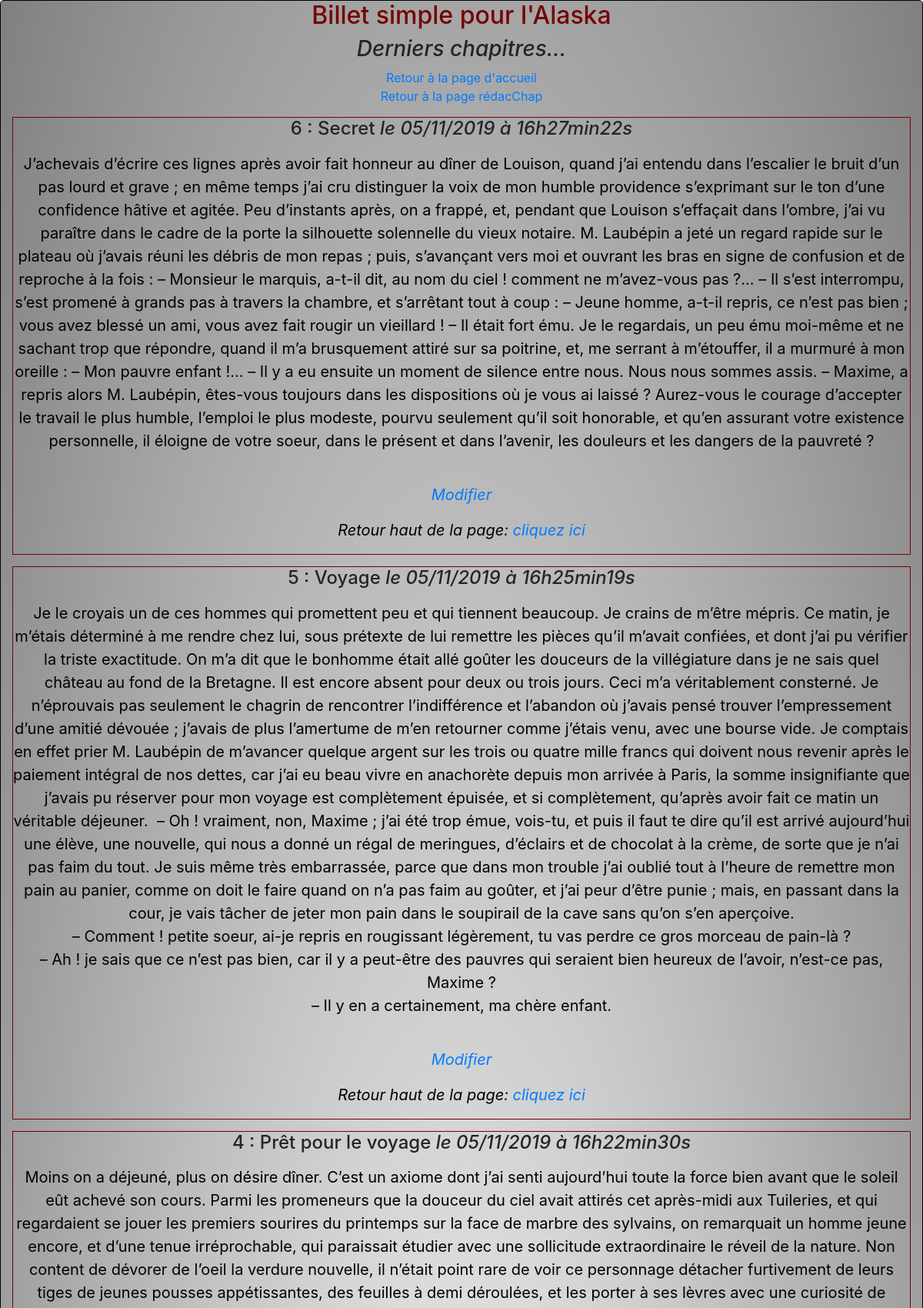
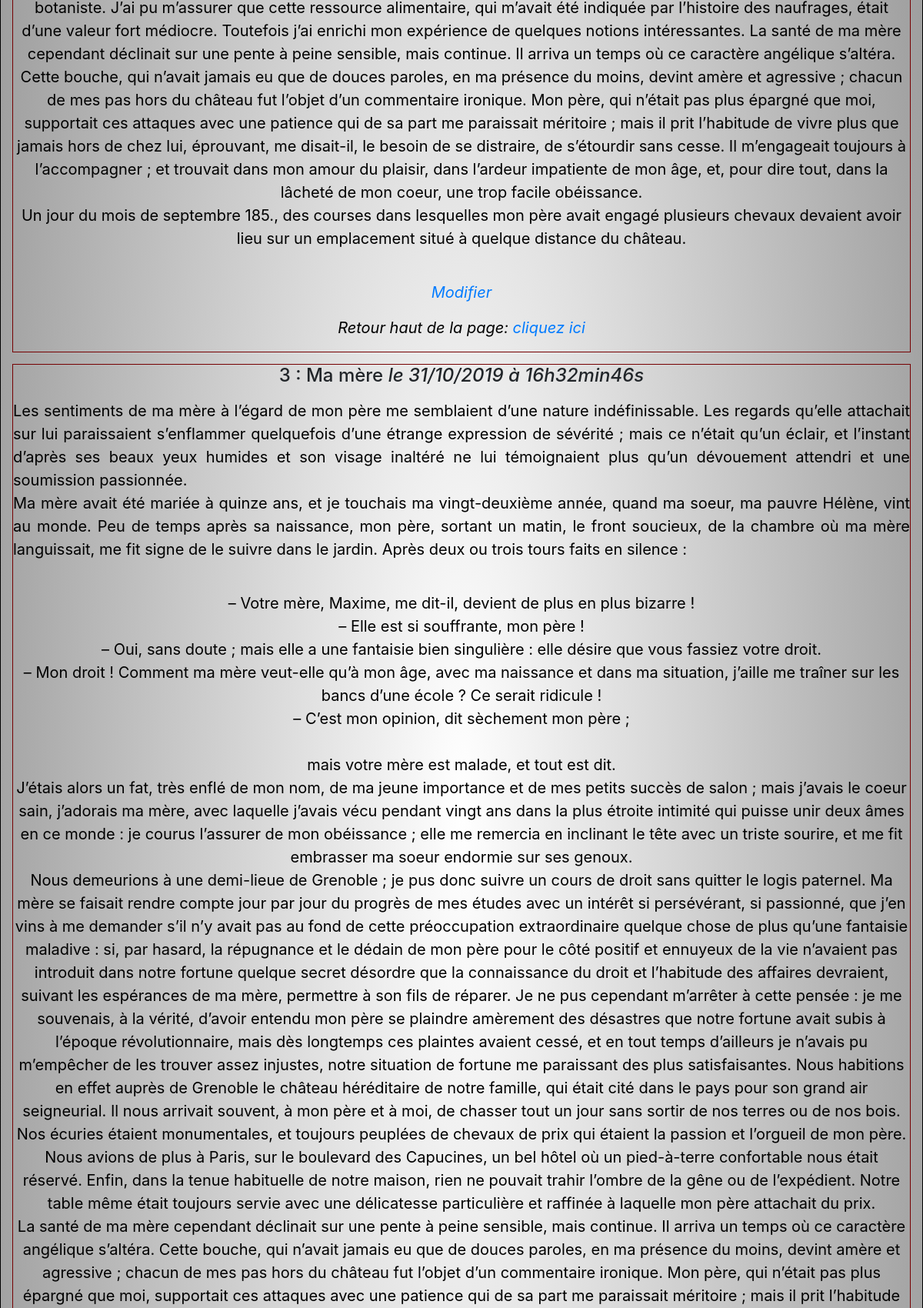
The app's page /index.php?action=listChapAdmin (signed in, upper part) with its own data (2 pictures, top to bottom).
### tables this page shows
CREATE TABLE IF NOT EXISTS `posts` (
  `id` int(11) NOT NULL AUTO_INCREMENT,
  `title` varchar(70) NOT NULL,
  `content` text NOT NULL,
  `creation_date` datetime NOT NULL,
  PRIMARY KEY (`id`)
);

### controller/backend.php (called while the page is built, shortened)
<?php
require_once('model/PostManager.php');
function listChapAdmin()
{
	$postManager = new PostManager();
	$posts = $postManager->getChapitresAdmin();
	require('view/backend/listChapAdmin.php');
}

### model/PostManager.php (called while the page is built, shortened)
<?php
class PostManager extends Manager
{
	public function getChapitresAdmin()
	{
		$db = $this->dbConnect();
		$req = $db->query('SELECT id, title, content, DATE_FORMAT(creation_date, \'%d/%m/%Y à %Hh%imin%ss\') AS creation_date_fr FROM posts ORDER BY creation_date DESC LIMIT 0, 50');
		return $req;
	}
}

### view/backend/listChapAdmin.php (the view, shortened to what this page needs)
<div class="vuChapComment">
  <div align="center">
   <h2 id="ancre haut de page">Billet simple pour l'Alaska</h2>
   <em><h3>Derniers chapitres...</h3></em>
   <a href="index.php">Retour à la page d'accueil</a><br>
   <a href="index.php?action=adminViewConnect&amp;droits=<?=$_SESSION['droits']?>">Retour à la page rédacChap</a>
   <?php
   while ($data = $posts->fetch())
   {
    ?>
    <div class="news">
      <h4>
       <?=($data['title']) ?>
       <em>le <?= $data['creation_date_fr'] ?></em>
     </h4>
     <p>
       <?= nl2br($data['content']) ?><br>
       <em><p><a href="index.php?action=chapitAdmin&amp;id=<?= $data['id'] ?>">Modifier</a></p></em>
       <em><p>Retour haut de la page: <a href="#ancre haut de page">cliquez ici</a></p></em>
     </p>
   </div>
   <?php
 }
 ?>
</div>
</div>
<?php require('adminTemplate.php'); ?>

### public/css/style.css (style rules this page uses)
h1, h2 { color: #760001; }
p { font-size: 20px; color: black; }
.news { border: 1px solid #760001; margin: 15px 15px 15px; }
.vuChapComment { background: radial-gradient(white,grey); border: 1px solid black; border-radius: 5px; }

### records on screen
posts: title "6 : Secret", creation_date_fr "05/11/2019 à 16h27min22s", content "J’achevais d’écrire ces lignes après avoir fait honneur au dîner de Louison, quand j’ai entendu dans l’escalier le bruit d’un pas lourd et grave ; en même temps j’ai cru distinguer la voix de mon humble providence s’exprimant sur le ton d’une confidence hâtive et agitée. Peu d’instants après, on a frappé, et, pendant que Louison s’effaçait dans l’ombre, j’ai vu paraître dans le cadre de la porte la silhouette solennelle du vieux notaire. M. Laubépin a jeté un regard rapide sur le plateau où j’avais réuni les débris de mon repas ; puis, s’avançant vers moi et ouvrant les bras en signe de confusion et de reproche à la fois : – Monsieur le marquis, a-t-il dit, au nom du ciel ! comment ne…"
posts: title "5 : Voyage", creation_date_fr "05/11/2019 à 16h25min19s", content "Je le croyais un de ces hommes qui promettent peu et qui tiennent beaucoup. Je crains de m’être mépris. Ce matin, je m’étais déterminé à me rendre chez lui, sous prétexte de lui remettre les pièces qu’il m’avait confiées, et dont j’ai pu vérifier la triste exactitude. On m’a dit que le bonhomme était allé goûter les douceurs de la villégiature dans je ne sais quel château au fond de la Bretagne. Il est encore absent pour deux ou trois jours. Ceci m’a véritablement consterné. Je n’éprouvais pas seulement le chagrin de rencontrer l’indifférence et l’abandon où j’avais pensé trouver l’empressement d’une amitié dévouée ; j’avais de plus l’amertume de m’en retourner comme j’étais venu, avec une…"
posts: title "4 : Prêt pour le voyage", creation_date_fr "05/11/2019 à 16h22min30s", content "Moins on a déjeuné, plus on désire dîner. C’est un axiome dont j’ai senti aujourd’hui toute la force bien avant que le soleil eût achevé son cours. Parmi les promeneurs que la douceur du ciel avait attirés cet après-midi aux Tuileries, et qui regardaient se jouer les premiers sourires du printemps sur la face de marbre des sylvains, on remarquait un homme jeune encore, et d’une tenue irréprochable, qui paraissait étudier avec une sollicitude extraordinaire le réveil de la nature. Non content de dévorer de l’oeil la verdure nouvelle, il n’était point rare de voir ce personnage détacher furtivement de leurs tiges de jeunes pousses appétissantes, des feuilles à demi déroulées, et les porter à…"
posts: title "3 : Ma mère", creation_date_fr "31/10/2019 à 16h32min46s", content "Les sentiments de ma mère à l’égard de mon père me semblaient d’une nature indéfinissable. Les regards qu’elle attachait sur lui paraissaient s’enflammer quelquefois d’une étrange expression de sévérité ; mais ce n’était qu’un éclair, et l’instant d’après ses beaux yeux humides et son visage inaltéré ne lui témoignaient plus qu’un dévouement attendri et une soumission passionnée. Ma mère avait été mariée à quinze ans, et je touchais ma vingt-deuxième année, quand ma soeur, ma pauvre Hélène, vint au monde. Peu de temps après sa naissance, mon père, sortant un matin, le front soucieux, de la chambre où ma mère languissait, me fit signe de le suivre dans le jardin. Après deux ou trois tours…"
